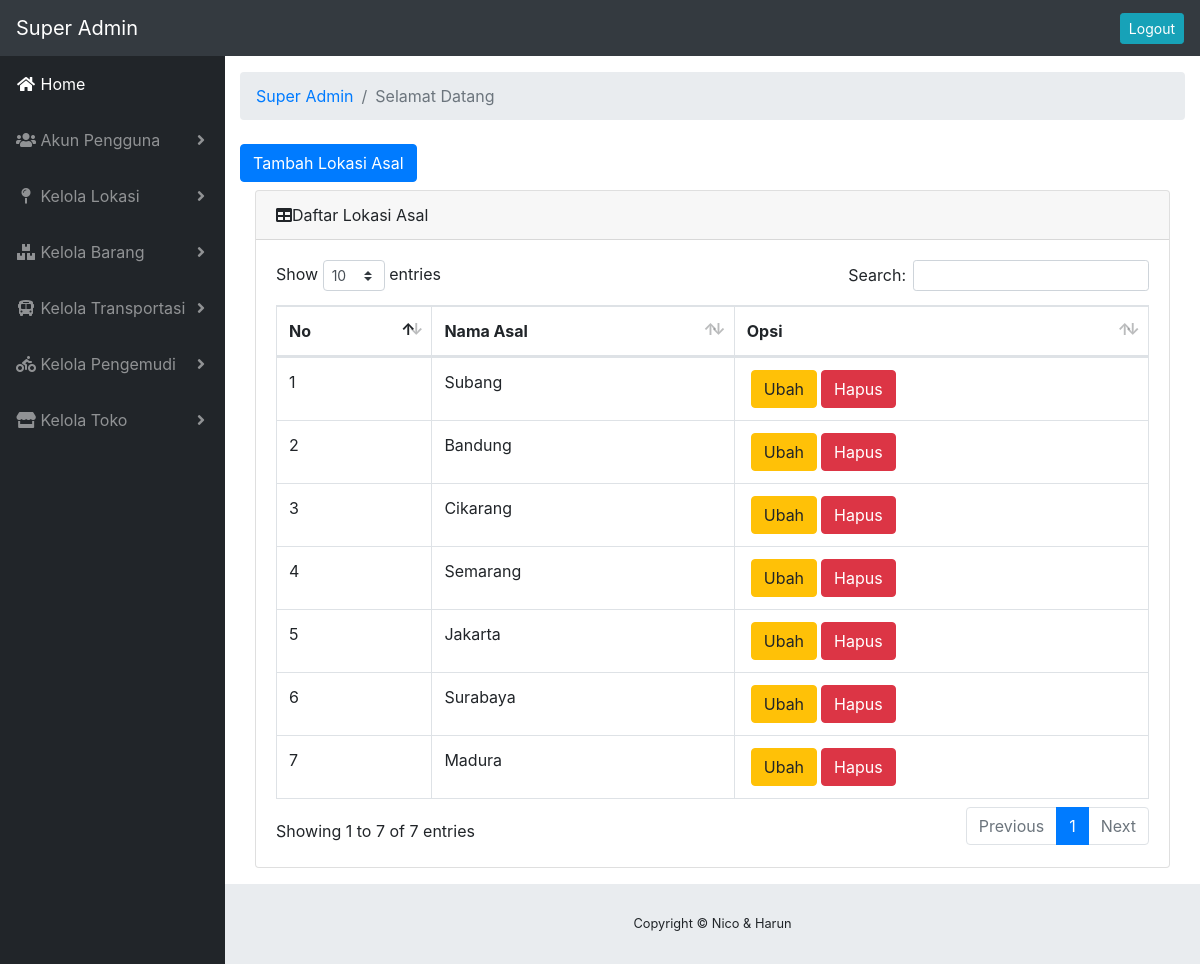
Screenshot of /index.php/sa/sa_lokasi/tampil_asal with the database file from the repository.
### tables this page shows
CREATE TABLE `asal_barang` (
  `id_asal` varchar(6) NOT NULL,
  `nama_lokasi_asal` varchar(50) NOT NULL
);

### application/controllers/sa/sa_lokasi.php (called while the page is built, shortened)
<?php
class sa_lokasi extends CI_Controller
{
    function __construct()
    {
        $this->load->model('lorong');
        $this->load->model('rak');
        $this->load->model('tujuan');
        $this->load->model('asal');
        $this->load->model('kbrg');
    }
    function tampil_asal()
    {
        $d = [
            'name'      => $this->session->userdata('nama'),
            'asal'      => $this->asal->data_asal()
        ];
        $this->load->view('layouts/sa/header', $d);
        $this->load->view('layouts/sa/navigation');
        $this->load->view('superA/lokasi/asal/index', $d);
        $this->load->view('layouts/sa/footer');
    }
}

### index.php (called while the page is built, shortened)
<?php
require_once BASEPATH.'core/CodeIgniter.php';

### application/models/asal.php (called while the page is built, shortened)
<?php
class asal extends CI_Model
{
    public function data_asal()
    {
        return $this->db->get('asal_barang')->result_array();
    }
}

### application/views/superA/lokasi/asal/index.php (the view, shortened to what this page needs)
<div class="container-fluid">
    <ol class="breadcrumb">
        <li class="breadcrumb-item">
            <a href="<?= site_url('sa/sa_halaman'); ?>">Super Admin</a>
        </li>
        <li class="breadcrumb-item active">Selamat Datang <?= $name; ?></li>
    </ol>
    <div class="row-mx">
        <div class="col-my-6">
            <a href="<?php echo site_url('sa/sa_lokasi/tambah_asal'); ?>" class="btn btn-primary my-2">Tambah Lokasi Asal</a>
        </div>
    </div>
    <div class="container-fluid">
        <div class="card mb-3">
            <div class="card-header"><i class="fas fa-table"></i>Daftar Lokasi Asal</div>
            <div class="card-body">
                <div class="table-responsive">
                    <table class="table table-bordered" id="dataTable" width="100%" cellspacing="0">
                        <thead>
                            <tr>
                                <th>No</th>
                                <th>Nama Asal</th>
                                <th>Opsi</th>
                            </tr>
                        </thead>
                        <tbody>
                            <?php
                            $no = 1;
                            foreach ($asal as $a) {
                                ?>
                                <tr>
                                    <td><?= $no++ ?></td>
                                    <td><?= $a['nama_lokasi_asal'] ?></td>
                                    <td><a href="<?= site_url('sa/sa_lokasi/ubah_asal/' . $a['id_asal']); ?>" class="btn btn-warning mx-1">Ubah</a><a href="<?= site_url('sa/sa_lokasi/hapus_asal/' . $a['id_asal']); ?>" class="btn btn-danger" onclick="return confirm('Yakin Menghapus Data <?= $a['nama_lokasi_asal']; ?>')">Hapus</a></td>
                                </tr>
                            <?php } ?>
                        </tbody>
                    </table>
                </div>
            </div>
        </div>
    </div>

### rows the page displays
asal_barang: nama_lokasi_asal "Subang"
asal_barang: nama_lokasi_asal "Bandung"
asal_barang: nama_lokasi_asal "Cikarang"
asal_barang: nama_lokasi_asal "Semarang"
asal_barang: nama_lokasi_asal "Jakarta"
asal_barang: nama_lokasi_asal "Surabaya"
asal_barang: nama_lokasi_asal "Madura"
